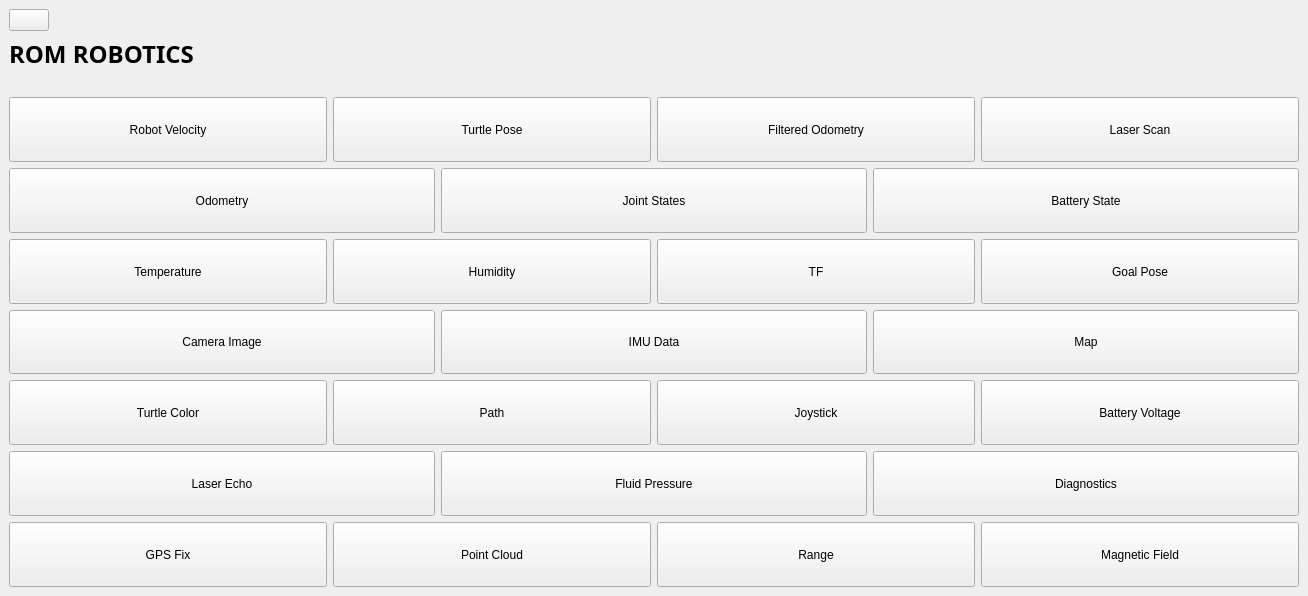
<?xml version="1.0" encoding="UTF-8"?>
<ui version="4.0">
 <class>MainWindow</class>
 <widget class="QMainWindow" name="MainWindow">
  <property name="geometry">
   <rect>
    <x>0</x>
    <y>0</y>
    <width>1308</width>
    <height>596</height>
   </rect>
  </property>
  <widget class="QWidget" name="centralwidget">
   <layout class="QVBoxLayout" name="verticalLayout">
    <item>
     <layout class="QVBoxLayout" name="verticalLayout_2">
      <property name="bottomMargin">
       <number>20</number>
      </property>
      <item alignment="Qt::AlignLeft">
       <widget class="QPushButton" name="pushButton">
        <property name="text">
         <string/>
        </property>
        <property name="icon">
         <iconset resource="image.qrc">
          <normaloff>:/image/logo2.jpg</normaloff>:/image/logo2.jpg</iconset>
        </property>
        <property name="iconSize">
         <size>
          <width>64</width>
          <height>64</height>
         </size>
        </property>
       </widget>
      </item>
      <item>
       <widget class="QLabel" name="label">
        <property name="font">
         <font>
          <family>Ubuntu Condensed</family>
          <pointsize>18</pointsize>
          <weight>75</weight>
          <bold>true</bold>
         </font>
        </property>
        <property name="text">
         <string>ROM ROBOTICS</string>
        </property>
       </widget>
      </item>
     </layout>
    </item>
    <item>
     <layout class="QHBoxLayout" name="horizontalLayout">
      <item>
       <widget class="QPushButton" name="cmd_velButton">
        <property name="sizePolicy">
         <sizepolicy hsizetype="Minimum" vsizetype="MinimumExpanding">
          <horstretch>0</horstretch>
          <verstretch>0</verstretch>
         </sizepolicy>
        </property>
        <property name="text">
         <string>Robot Velocity</string>
        </property>
       </widget>
      </item>
      <item>
       <widget class="QPushButton" name="turtlePoseButton">
        <property name="sizePolicy">
         <sizepolicy hsizetype="Minimum" vsizetype="MinimumExpanding">
          <horstretch>0</horstretch>
          <verstretch>0</verstretch>
         </sizepolicy>
        </property>
        <property name="text">
         <string>Turtle Pose</string>
        </property>
       </widget>
      </item>
      <item>
       <widget class="QPushButton" name="odomFilteredButton">
        <property name="sizePolicy">
         <sizepolicy hsizetype="Minimum" vsizetype="MinimumExpanding">
          <horstretch>0</horstretch>
          <verstretch>0</verstretch>
         </sizepolicy>
        </property>
        <property name="text">
         <string>Filtered Odometry</string>
        </property>
       </widget>
      </item>
      <item>
       <widget class="QPushButton" name="scanButton">
        <property name="sizePolicy">
         <sizepolicy hsizetype="Minimum" vsizetype="MinimumExpanding">
          <horstretch>0</horstretch>
          <verstretch>0</verstretch>
         </sizepolicy>
        </property>
        <property name="text">
         <string>Laser Scan</string>
        </property>
       </widget>
      </item>
     </layout>
    </item>
    <item>
     <layout class="QHBoxLayout" name="horizontalLayout_2">
      <property name="bottomMargin">
       <number>0</number>
      </property>
      <item>
       <widget class="QPushButton" name="odomButton">
        <property name="sizePolicy">
         <sizepolicy hsizetype="Minimum" vsizetype="MinimumExpanding">
          <horstretch>0</horstretch>
          <verstretch>0</verstretch>
         </sizepolicy>
        </property>
        <property name="text">
         <string>Odometry</string>
        </property>
       </widget>
      </item>
      <item>
       <widget class="QPushButton" name="jointStatesButton">
        <property name="sizePolicy">
         <sizepolicy hsizetype="Minimum" vsizetype="MinimumExpanding">
          <horstretch>0</horstretch>
          <verstretch>0</verstretch>
         </sizepolicy>
        </property>
        <property name="text">
         <string>Joint States</string>
        </property>
       </widget>
      </item>
      <item>
       <widget class="QPushButton" name="batteryButton">
        <property name="sizePolicy">
         <sizepolicy hsizetype="Minimum" vsizetype="MinimumExpanding">
          <horstretch>0</horstretch>
          <verstretch>0</verstretch>
         </sizepolicy>
        </property>
        <property name="text">
         <string>Battery State</string>
        </property>
       </widget>
      </item>
     </layout>
    </item>
    <item>
     <layout class="QHBoxLayout" name="horizontalLayout_3">
      <property name="bottomMargin">
       <number>0</number>
      </property>
      <item>
       <widget class="QPushButton" name="temperatureButton">
        <property name="sizePolicy">
         <sizepolicy hsizetype="Minimum" vsizetype="MinimumExpanding">
          <horstretch>0</horstretch>
          <verstretch>0</verstretch>
         </sizepolicy>
        </property>
        <property name="text">
         <string>Temperature</string>
        </property>
       </widget>
      </item>
      <item>
       <widget class="QPushButton" name="relativeHumidityButton">
        <property name="sizePolicy">
         <sizepolicy hsizetype="Minimum" vsizetype="MinimumExpanding">
          <horstretch>0</horstretch>
          <verstretch>0</verstretch>
         </sizepolicy>
        </property>
        <property name="text">
         <string>Humidity</string>
        </property>
       </widget>
      </item>
      <item>
       <widget class="QPushButton" name="tfButton">
        <property name="sizePolicy">
         <sizepolicy hsizetype="Minimum" vsizetype="MinimumExpanding">
          <horstretch>0</horstretch>
          <verstretch>0</verstretch>
         </sizepolicy>
        </property>
        <property name="text">
         <string>TF</string>
        </property>
       </widget>
      </item>
      <item>
       <widget class="QPushButton" name="goalPoseButton">
        <property name="sizePolicy">
         <sizepolicy hsizetype="Minimum" vsizetype="MinimumExpanding">
          <horstretch>0</horstretch>
          <verstretch>0</verstretch>
         </sizepolicy>
        </property>
        <property name="text">
         <string>Goal Pose</string>
        </property>
       </widget>
      </item>
     </layout>
    </item>
    <item>
     <layout class="QHBoxLayout" name="horizontalLayout_4">
      <property name="bottomMargin">
       <number>0</number>
      </property>
      <item>
       <widget class="QPushButton" name="imageButton">
        <property name="sizePolicy">
         <sizepolicy hsizetype="Minimum" vsizetype="MinimumExpanding">
          <horstretch>0</horstretch>
          <verstretch>0</verstretch>
         </sizepolicy>
        </property>
        <property name="text">
         <string>Camera Image</string>
        </property>
       </widget>
      </item>
      <item>
       <widget class="QPushButton" name="imuButton">
        <property name="sizePolicy">
         <sizepolicy hsizetype="Minimum" vsizetype="MinimumExpanding">
          <horstretch>0</horstretch>
          <verstretch>0</verstretch>
         </sizepolicy>
        </property>
        <property name="text">
         <string>IMU Data</string>
        </property>
       </widget>
      </item>
      <item>
       <widget class="QPushButton" name="mapButton">
        <property name="sizePolicy">
         <sizepolicy hsizetype="Minimum" vsizetype="MinimumExpanding">
          <horstretch>0</horstretch>
          <verstretch>0</verstretch>
         </sizepolicy>
        </property>
        <property name="text">
         <string>Map</string>
        </property>
       </widget>
      </item>
     </layout>
    </item>
    <item>
     <layout class="QHBoxLayout" name="horizontalLayout_7">
      <property name="bottomMargin">
       <number>0</number>
      </property>
      <item>
       <widget class="QPushButton" name="colorButton">
        <property name="sizePolicy">
         <sizepolicy hsizetype="Minimum" vsizetype="MinimumExpanding">
          <horstretch>0</horstretch>
          <verstretch>0</verstretch>
         </sizepolicy>
        </property>
        <property name="text">
         <string>Turtle Color</string>
        </property>
       </widget>
      </item>
      <item>
       <widget class="QPushButton" name="navPathButton">
        <property name="sizePolicy">
         <sizepolicy hsizetype="Minimum" vsizetype="MinimumExpanding">
          <horstretch>0</horstretch>
          <verstretch>0</verstretch>
         </sizepolicy>
        </property>
        <property name="text">
         <string>Path</string>
        </property>
       </widget>
      </item>
      <item>
       <widget class="QPushButton" name="joyButton">
        <property name="sizePolicy">
         <sizepolicy hsizetype="Minimum" vsizetype="MinimumExpanding">
          <horstretch>0</horstretch>
          <verstretch>0</verstretch>
         </sizepolicy>
        </property>
        <property name="text">
         <string>Joystick</string>
        </property>
       </widget>
      </item>
      <item>
       <widget class="QPushButton" name="batteryVoltageButton">
        <property name="sizePolicy">
         <sizepolicy hsizetype="Minimum" vsizetype="MinimumExpanding">
          <horstretch>0</horstretch>
          <verstretch>0</verstretch>
         </sizepolicy>
        </property>
        <property name="text">
         <string>Battery Voltage</string>
        </property>
       </widget>
      </item>
     </layout>
    </item>
    <item>
     <layout class="QHBoxLayout" name="horizontalLayout_5">
      <property name="bottomMargin">
       <number>0</number>
      </property>
      <item>
       <widget class="QPushButton" name="laserEchoButton">
        <property name="sizePolicy">
         <sizepolicy hsizetype="Minimum" vsizetype="MinimumExpanding">
          <horstretch>0</horstretch>
          <verstretch>0</verstretch>
         </sizepolicy>
        </property>
        <property name="text">
         <string>Laser Echo</string>
        </property>
       </widget>
      </item>
      <item>
       <widget class="QPushButton" name="fluidPressureButton">
        <property name="sizePolicy">
         <sizepolicy hsizetype="Minimum" vsizetype="MinimumExpanding">
          <horstretch>0</horstretch>
          <verstretch>0</verstretch>
         </sizepolicy>
        </property>
        <property name="text">
         <string>Fluid Pressure</string>
        </property>
       </widget>
      </item>
      <item>
       <widget class="QPushButton" name="diagButton">
        <property name="sizePolicy">
         <sizepolicy hsizetype="Minimum" vsizetype="MinimumExpanding">
          <horstretch>0</horstretch>
          <verstretch>0</verstretch>
         </sizepolicy>
        </property>
        <property name="text">
         <string>Diagnostics</string>
        </property>
       </widget>
      </item>
     </layout>
    </item>
    <item>
     <layout class="QHBoxLayout" name="horizontalLayout_6">
      <property name="bottomMargin">
       <number>0</number>
      </property>
      <item>
       <widget class="QPushButton" name="navSatFixButton">
        <property name="sizePolicy">
         <sizepolicy hsizetype="Minimum" vsizetype="MinimumExpanding">
          <horstretch>0</horstretch>
          <verstretch>0</verstretch>
         </sizepolicy>
        </property>
        <property name="text">
         <string>GPS Fix</string>
        </property>
       </widget>
      </item>
      <item>
       <widget class="QPushButton" name="pointCloudButton">
        <property name="sizePolicy">
         <sizepolicy hsizetype="Minimum" vsizetype="MinimumExpanding">
          <horstretch>0</horstretch>
          <verstretch>0</verstretch>
         </sizepolicy>
        </property>
        <property name="text">
         <string>Point Cloud</string>
        </property>
       </widget>
      </item>
      <item>
       <widget class="QPushButton" name="rangeButton">
        <property name="sizePolicy">
         <sizepolicy hsizetype="Minimum" vsizetype="MinimumExpanding">
          <horstretch>0</horstretch>
          <verstretch>0</verstretch>
         </sizepolicy>
        </property>
        <property name="text">
         <string>Range</string>
        </property>
       </widget>
      </item>
      <item>
       <widget class="QPushButton" name="magneticFieldButton">
        <property name="sizePolicy">
         <sizepolicy hsizetype="Minimum" vsizetype="MinimumExpanding">
          <horstretch>0</horstretch>
          <verstretch>0</verstretch>
         </sizepolicy>
        </property>
        <property name="text">
         <string>Magnetic Field</string>
        </property>
       </widget>
      </item>
     </layout>
    </item>
   </layout>
  </widget>
 </widget>
 <resources>
  <include location="image.qrc"/>
 </resources>
 <connections/>
</ui>
